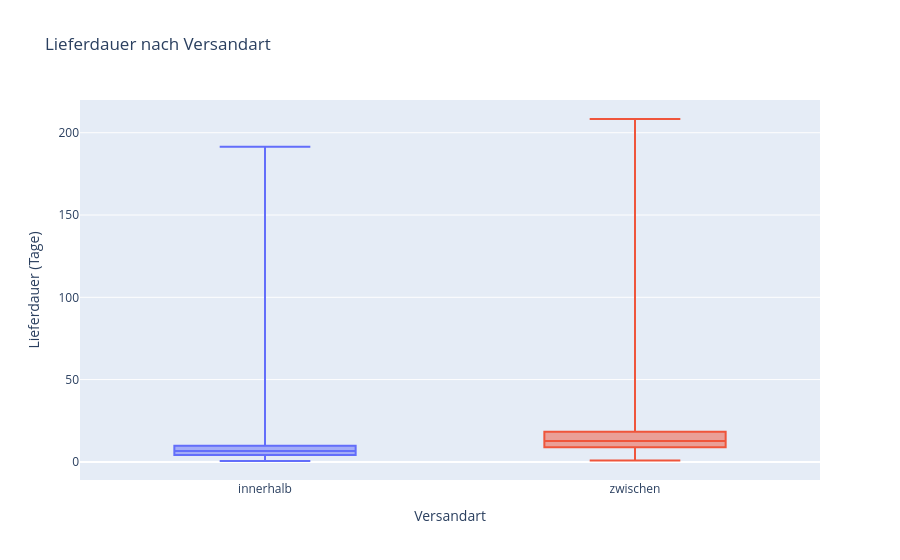

Notebook source saved alongside this figure:
### Code cell
# Daten für die Grafik vorbereiten
plot_b1 = orders_analysis[["interstate", "delivery_days"]].copy()
plot_b1["Versandart"] = plot_b1["interstate"].map({False: "innerhalb", True: "zwischen"})

verteilung.index = verteilung.index.map({False: "innerhalb", True: "zwischen"})
display(verteilung) 
# Boxplot der Lieferdauer (ohne extreme Ausreißer, damit die Boxen lesbar bleiben)
fig = px.box(
    plot_b1,
    x="Versandart",
    y="delivery_days",
    color="Versandart",
    points=False,
    title="Lieferdauer nach Versandart",
)
fig.update_layout(showlegend=False, yaxis_title="Lieferdauer (Tage)")
fig.show()

### Figure 1 — Plotly figure (JSON) as saved in the notebook; plotly's stock layout.template omitted (floating-point values rounded to 4 significant figures; data arrays with more than 128 entries replaced by an {"elided": "..."} marker saying what was removed)
{"data": [{"alignmentgroup": "True", "boxpoints": false, "hovertemplate": "Versandart=%{x}<br>delivery_days=%{y}<extra></extra>", "legendgroup": "innerhalb", "marker": {"color": "#636efa"}, "name": "innerhalb", "notched": false, "offsetgroup": "innerhalb", "orientation": "v", "showlegend": true, "type": "box", "x": {"elided": "34365 str values"}, "x0": " ", "xaxis": "x", "y": {"elided": "34365 float values"}, "y0": " ", "yaxis": "y"}, {"alignmentgroup": "True", "boxpoints": false, "hovertemplate": "Versandart=%{x}<br>delivery_days=%{y}<extra></extra>", "legendgroup": "zwischen", "marker": {"color": "#EF553B"}, "name": "zwischen", "notched": false, "offsetgroup": "zwischen", "orientation": "v", "showlegend": true, "type": "box", "x": {"elided": "61459 str values"}, "x0": " ", "xaxis": "x", "y": {"elided": "61459 float values"}, "y0": " ", "yaxis": "y"}], "layout": {"boxmode": "overlay", "legend": {"title": {"text": "Versandart"}, "tracegroupgap": 0}, "showlegend": false, "title": {"text": "Lieferdauer nach Versandart"}, "xaxis": {"anchor": "y", "categoryarray": ["innerhalb", "zwischen"], "categoryorder": "array", "domain": [0, 1], "title": {"text": "Versandart"}}, "yaxis": {"anchor": "x", "domain": [0, 1], "title": {"text": "Lieferdauer (Tage)"}}}}
